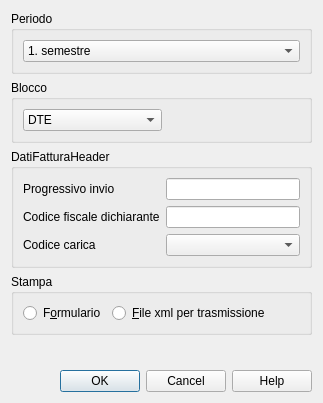
<?xml version="1.0" encoding="UTF-8"?>
<ui version="4.0">
 <class>ItalianInvoiceDataDialog</class>
 <widget class="QDialog" name="ItalianInvoiceDataDialog">
  <property name="geometry">
   <rect>
    <x>0</x>
    <y>0</y>
    <width>323</width>
    <height>403</height>
   </rect>
  </property>
  <property name="windowTitle">
   <string notr="true">Comunicazione Dati fatture</string>
  </property>
  <layout class="QVBoxLayout" name="verticalLayout_5">
   <item>
    <widget class="QGroupBox" name="periodoGroupBox">
     <property name="title">
      <string notr="true">Periodo</string>
     </property>
     <layout class="QVBoxLayout" name="verticalLayout">
      <item>
       <widget class="QComboBox" name="periodoComboBox">
        <property name="sizePolicy">
         <sizepolicy hsizetype="Expanding" vsizetype="Fixed">
          <horstretch>0</horstretch>
          <verstretch>0</verstretch>
         </sizepolicy>
        </property>
        <property name="minimumSize">
         <size>
          <width>110</width>
          <height>0</height>
         </size>
        </property>
        <item>
         <property name="text">
          <string>1. semestre</string>
         </property>
        </item>
        <item>
         <property name="text">
          <string>2. semestre</string>
         </property>
        </item>
        <item>
         <property name="text">
          <string>---</string>
         </property>
        </item>
        <item>
         <property name="text">
          <string notr="true">1. trimestre</string>
         </property>
        </item>
        <item>
         <property name="text">
          <string notr="true">2. trimestre</string>
         </property>
        </item>
        <item>
         <property name="text">
          <string notr="true">3. trimestre</string>
         </property>
        </item>
        <item>
         <property name="text">
          <string notr="true">4. trimestre</string>
         </property>
        </item>
        <item>
         <property name="text">
          <string>---</string>
         </property>
        </item>
        <item>
         <property name="text">
          <string>Gennaio</string>
         </property>
        </item>
        <item>
         <property name="text">
          <string>Febbraio</string>
         </property>
        </item>
        <item>
         <property name="text">
          <string>Marzo</string>
         </property>
        </item>
        <item>
         <property name="text">
          <string>Aprile</string>
         </property>
        </item>
        <item>
         <property name="text">
          <string>Maggio</string>
         </property>
        </item>
        <item>
         <property name="text">
          <string>Giugno</string>
         </property>
        </item>
        <item>
         <property name="text">
          <string>Luglio</string>
         </property>
        </item>
        <item>
         <property name="text">
          <string>Agosto</string>
         </property>
        </item>
        <item>
         <property name="text">
          <string>Settembre</string>
         </property>
        </item>
        <item>
         <property name="text">
          <string>Ottobre</string>
         </property>
        </item>
        <item>
         <property name="text">
          <string>Novembre</string>
         </property>
        </item>
        <item>
         <property name="text">
          <string>Dicembre</string>
         </property>
        </item>
       </widget>
      </item>
     </layout>
    </widget>
   </item>
   <item>
    <widget class="QGroupBox" name="bloccoGroupBox">
     <property name="title">
      <string>Blocco</string>
     </property>
     <layout class="QVBoxLayout" name="verticalLayout_3">
      <item>
       <layout class="QHBoxLayout" name="horizontalLayout">
        <item>
         <widget class="QComboBox" name="bloccoComboBox">
          <property name="sizePolicy">
           <sizepolicy hsizetype="Expanding" vsizetype="Fixed">
            <horstretch>0</horstretch>
            <verstretch>0</verstretch>
           </sizepolicy>
          </property>
          <property name="minimumSize">
           <size>
            <width>110</width>
            <height>0</height>
           </size>
          </property>
          <item>
           <property name="text">
            <string>DTE</string>
           </property>
          </item>
          <item>
           <property name="text">
            <string>DTR</string>
           </property>
          </item>
         </widget>
        </item>
        <item>
         <spacer name="horizontalSpacer">
          <property name="orientation">
           <enum>Qt::Horizontal</enum>
          </property>
          <property name="sizeHint" stdset="0">
           <size>
            <width>40</width>
            <height>20</height>
           </size>
          </property>
         </spacer>
        </item>
       </layout>
      </item>
     </layout>
    </widget>
   </item>
   <item>
    <widget class="QGroupBox" name="datiFatturaHeaderGroupBox">
     <property name="title">
      <string>DatiFatturaHeader</string>
     </property>
     <layout class="QVBoxLayout" name="verticalLayout_2">
      <item>
       <layout class="QGridLayout" name="gridLayout">
        <item row="0" column="0">
         <widget class="QLabel" name="progressivoInvioLabel">
          <property name="text">
           <string notr="true">Progressivo invio</string>
          </property>
          <property name="buddy">
           <cstring>progressivoInvioLineEdit</cstring>
          </property>
         </widget>
        </item>
        <item row="0" column="1">
         <widget class="QLineEdit" name="progressivoInvioLineEdit">
          <property name="sizePolicy">
           <sizepolicy hsizetype="Expanding" vsizetype="Preferred">
            <horstretch>0</horstretch>
            <verstretch>0</verstretch>
           </sizepolicy>
          </property>
          <property name="mouseTracking">
           <bool>false</bool>
          </property>
          <property name="focusPolicy">
           <enum>Qt::StrongFocus</enum>
          </property>
          <property name="acceptDrops">
           <bool>false</bool>
          </property>
          <property name="toolTip">
           <string notr="true"/>
          </property>
          <property name="inputMethodHints">
           <set>Qt::ImhNone</set>
          </property>
          <property name="inputMask">
           <string notr="true"/>
          </property>
          <property name="text">
           <string notr="true"/>
          </property>
          <property name="frame">
           <bool>true</bool>
          </property>
          <property name="echoMode">
           <enum>QLineEdit::Normal</enum>
          </property>
          <property name="cursorPosition">
           <number>0</number>
          </property>
          <property name="placeholderText">
           <string notr="true"/>
          </property>
          <property name="cursorMoveStyle">
           <enum>Qt::LogicalMoveStyle</enum>
          </property>
         </widget>
        </item>
        <item row="1" column="0">
         <widget class="QLabel" name="cfDichiaranteLabel">
          <property name="text">
           <string notr="true">Codice fiscale dichiarante</string>
          </property>
          <property name="buddy">
           <cstring>cfDichiaranteLineEdit</cstring>
          </property>
         </widget>
        </item>
        <item row="1" column="1">
         <widget class="QLineEdit" name="cfDichiaranteLineEdit">
          <property name="sizePolicy">
           <sizepolicy hsizetype="Expanding" vsizetype="Preferred">
            <horstretch>0</horstretch>
            <verstretch>0</verstretch>
           </sizepolicy>
          </property>
          <property name="mouseTracking">
           <bool>false</bool>
          </property>
          <property name="focusPolicy">
           <enum>Qt::StrongFocus</enum>
          </property>
          <property name="acceptDrops">
           <bool>false</bool>
          </property>
          <property name="toolTip">
           <string notr="true"/>
          </property>
          <property name="inputMethodHints">
           <set>Qt::ImhNone</set>
          </property>
          <property name="inputMask">
           <string notr="true"/>
          </property>
          <property name="text">
           <string notr="true"/>
          </property>
          <property name="frame">
           <bool>true</bool>
          </property>
          <property name="echoMode">
           <enum>QLineEdit::Normal</enum>
          </property>
          <property name="cursorPosition">
           <number>0</number>
          </property>
          <property name="placeholderText">
           <string notr="true"/>
          </property>
          <property name="cursorMoveStyle">
           <enum>Qt::LogicalMoveStyle</enum>
          </property>
         </widget>
        </item>
        <item row="2" column="0">
         <widget class="QLabel" name="codiceCaricaLabel">
          <property name="text">
           <string notr="true">Codice carica</string>
          </property>
          <property name="buddy">
           <cstring>codiceCaricaComboBox</cstring>
          </property>
         </widget>
        </item>
        <item row="2" column="1">
         <widget class="QComboBox" name="codiceCaricaComboBox">
          <property name="sizePolicy">
           <sizepolicy hsizetype="Expanding" vsizetype="Fixed">
            <horstretch>0</horstretch>
            <verstretch>0</verstretch>
           </sizepolicy>
          </property>
          <property name="minimumSize">
           <size>
            <width>110</width>
            <height>0</height>
           </size>
          </property>
          <item>
           <property name="text">
            <string notr="true"/>
           </property>
          </item>
          <item>
           <property name="text">
            <string notr="true">1 - Rappresentante legale</string>
           </property>
          </item>
          <item>
           <property name="text">
            <string notr="true">2 - Rappresentante di minore</string>
           </property>
          </item>
          <item>
           <property name="text">
            <string notr="true">3 - Curatore fallimentare</string>
           </property>
          </item>
          <item>
           <property name="text">
            <string notr="true">4 - Commissario liquidatore</string>
           </property>
          </item>
          <item>
           <property name="text">
            <string notr="true">5 - Commissario giudiziale</string>
           </property>
          </item>
          <item>
           <property name="text">
            <string notr="true">6 - Rappresentante fiscale di soggetto non residente</string>
           </property>
          </item>
          <item>
           <property name="text">
            <string notr="true">7 - Erede</string>
           </property>
          </item>
          <item>
           <property name="text">
            <string notr="true">8 - Liquidatore</string>
           </property>
          </item>
          <item>
           <property name="text">
            <string notr="true">9 - Soggetto per conto di un soggetto estinto</string>
           </property>
          </item>
          <item>
           <property name="text">
            <string notr="true">10 - Rappresentante fiscale di soggetto non residente</string>
           </property>
          </item>
          <item>
           <property name="text">
            <string notr="true">11 - Soggetto esercente l’attività tutoria del minore</string>
           </property>
          </item>
          <item>
           <property name="text">
            <string>12 - Liquidatore (periodo ante messa in liquidazione)</string>
           </property>
          </item>
          <item>
           <property name="text">
            <string>13 - Amministratore di condominio</string>
           </property>
          </item>
          <item>
           <property name="text">
            <string>14 - Soggetto per conto di una pubblica amministrazione</string>
           </property>
          </item>
          <item>
           <property name="text">
            <string>15 - Commissario liquidatore</string>
           </property>
          </item>
         </widget>
        </item>
       </layout>
      </item>
     </layout>
    </widget>
   </item>
   <item>
    <widget class="QGroupBox" name="stampaGroupBox">
     <property name="title">
      <string>Stampa</string>
     </property>
     <layout class="QVBoxLayout" name="verticalLayout_4">
      <item>
       <layout class="QHBoxLayout" name="horizontalLayout_2">
        <item>
         <widget class="QRadioButton" name="stampaReportRadioButton">
          <property name="text">
           <string>F&amp;ormulario</string>
          </property>
         </widget>
        </item>
        <item>
         <widget class="QRadioButton" name="stampaXmlRadioButton">
          <property name="text">
           <string>&amp;File xml per trasmissione</string>
          </property>
         </widget>
        </item>
        <item>
         <spacer name="horizontalSpacer_3">
          <property name="orientation">
           <enum>Qt::Horizontal</enum>
          </property>
          <property name="sizeHint" stdset="0">
           <size>
            <width>40</width>
            <height>20</height>
           </size>
          </property>
         </spacer>
        </item>
       </layout>
      </item>
     </layout>
    </widget>
   </item>
   <item>
    <spacer name="verticalSpacer">
     <property name="orientation">
      <enum>Qt::Vertical</enum>
     </property>
     <property name="sizeHint" stdset="0">
      <size>
       <width>20</width>
       <height>58</height>
      </size>
     </property>
    </spacer>
   </item>
   <item>
    <widget class="QDialogButtonBox" name="buttonBox">
     <property name="standardButtons">
      <set>QDialogButtonBox::Cancel|QDialogButtonBox::Help|QDialogButtonBox::Ok</set>
     </property>
    </widget>
   </item>
  </layout>
  <zorder>periodoGroupBox</zorder>
  <zorder>datiFatturaHeaderGroupBox</zorder>
  <zorder>buttonBox</zorder>
  <zorder>stampaGroupBox</zorder>
  <zorder>bloccoGroupBox</zorder>
 </widget>
 <tabstops>
  <tabstop>periodoComboBox</tabstop>
  <tabstop>bloccoComboBox</tabstop>
  <tabstop>progressivoInvioLineEdit</tabstop>
  <tabstop>cfDichiaranteLineEdit</tabstop>
  <tabstop>codiceCaricaComboBox</tabstop>
  <tabstop>stampaReportRadioButton</tabstop>
  <tabstop>stampaXmlRadioButton</tabstop>
 </tabstops>
 <resources/>
 <connections>
  <connection>
   <sender>buttonBox</sender>
   <signal>rejected()</signal>
   <receiver>ItalianInvoiceDataDialog</receiver>
   <slot>reject()</slot>
   <hints>
    <hint type="sourcelabel">
     <x>272</x>
     <y>393</y>
    </hint>
    <hint type="destinationlabel">
     <x>204</x>
     <y>308</y>
    </hint>
   </hints>
  </connection>
 </connections>
 <slots>
  <slot>checkdata()</slot>
 </slots>
</ui>
